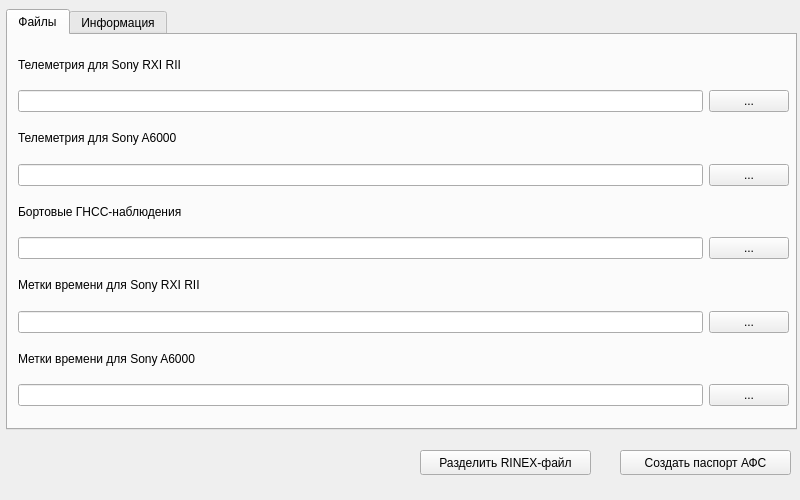
<?xml version="1.0" encoding="UTF-8"?>
<ui version="4.0">
 <class>MainWindow</class>
 <widget class="QMainWindow" name="MainWindow">
  <property name="geometry">
   <rect>
    <x>0</x>
    <y>0</y>
    <width>800</width>
    <height>500</height>
   </rect>
  </property>
  <property name="windowTitle">
   <string>Первичная обработка АФС</string>
  </property>
  <widget class="QWidget" name="centralwidget">
   <widget class="QPushButton" name="createPassportButton">
    <property name="geometry">
     <rect>
      <x>620</x>
      <y>450</y>
      <width>171</width>
      <height>25</height>
     </rect>
    </property>
    <property name="text">
     <string>Создать паспорт АФС</string>
    </property>
   </widget>
   <widget class="QTabWidget" name="tabWidget">
    <property name="geometry">
     <rect>
      <x>6</x>
      <y>9</y>
      <width>791</width>
      <height>421</height>
     </rect>
    </property>
    <property name="currentIndex">
     <number>0</number>
    </property>
    <widget class="QWidget" name="tab">
     <attribute name="title">
      <string>Файлы</string>
     </attribute>
     <widget class="QWidget" name="verticalLayoutWidget_3">
      <property name="geometry">
       <rect>
        <x>10</x>
        <y>10</y>
        <width>771</width>
        <height>361</height>
       </rect>
      </property>
      <layout class="QVBoxLayout" name="verticalLayout_3">
       <item>
        <layout class="QVBoxLayout" name="verticalLayout">
         <item>
          <widget class="QLabel" name="label">
           <property name="text">
            <string>Телеметрия для Sony RXI RII</string>
           </property>
          </widget>
         </item>
         <item>
          <layout class="QHBoxLayout" name="horizontalLayout">
           <item>
            <widget class="QLineEdit" name="rxTelemetryFilename"/>
           </item>
           <item>
            <widget class="QPushButton" name="rxTelemetryBrowse">
             <property name="text">
              <string>...</string>
             </property>
            </widget>
           </item>
          </layout>
         </item>
        </layout>
       </item>
       <item>
        <layout class="QVBoxLayout" name="verticalLayout_2">
         <item>
          <widget class="QLabel" name="label_2">
           <property name="text">
            <string>Телеметрия для Sony A6000</string>
           </property>
          </widget>
         </item>
         <item>
          <layout class="QHBoxLayout" name="horizontalLayout_2">
           <item>
            <widget class="QLineEdit" name="a6000TelemetryFilename"/>
           </item>
           <item>
            <widget class="QPushButton" name="a6000TelemetryBrowse">
             <property name="text">
              <string>...</string>
             </property>
            </widget>
           </item>
          </layout>
         </item>
        </layout>
       </item>
       <item>
        <layout class="QVBoxLayout" name="verticalLayout_4">
         <item>
          <widget class="QLabel" name="label_3">
           <property name="text">
            <string>Бортовые ГНСС-наблюдения</string>
           </property>
          </widget>
         </item>
         <item>
          <layout class="QHBoxLayout" name="horizontalLayout_3">
           <item>
            <widget class="QLineEdit" name="rinexFilename"/>
           </item>
           <item>
            <widget class="QPushButton" name="rinexBrowse">
             <property name="text">
              <string>...</string>
             </property>
            </widget>
           </item>
          </layout>
         </item>
        </layout>
       </item>
       <item>
        <layout class="QVBoxLayout" name="verticalLayout_5">
         <item>
          <widget class="QLabel" name="label_4">
           <property name="text">
            <string>Метки времени для Sony RXI RII</string>
           </property>
          </widget>
         </item>
         <item>
          <layout class="QHBoxLayout" name="horizontalLayout_4">
           <item>
            <widget class="QLineEdit" name="rxMarksFilename"/>
           </item>
           <item>
            <widget class="QPushButton" name="rxMarksBrowse">
             <property name="text">
              <string>...</string>
             </property>
            </widget>
           </item>
          </layout>
         </item>
        </layout>
       </item>
       <item>
        <layout class="QVBoxLayout" name="verticalLayout_6">
         <item>
          <widget class="QLabel" name="label_5">
           <property name="text">
            <string>Метки времени для Sony A6000</string>
           </property>
          </widget>
         </item>
         <item>
          <layout class="QHBoxLayout" name="horizontalLayout_5">
           <item>
            <widget class="QLineEdit" name="a6000MarksFilename"/>
           </item>
           <item>
            <widget class="QPushButton" name="a6000MarksBrowse">
             <property name="text">
              <string>...</string>
             </property>
            </widget>
           </item>
          </layout>
         </item>
        </layout>
       </item>
      </layout>
     </widget>
    </widget>
    <widget class="QWidget" name="tab_2">
     <attribute name="title">
      <string>Информация</string>
     </attribute>
     <widget class="QScrollArea" name="scrollArea">
      <property name="geometry">
       <rect>
        <x>0</x>
        <y>0</y>
        <width>781</width>
        <height>391</height>
       </rect>
      </property>
      <property name="widgetResizable">
       <bool>true</bool>
      </property>
      <widget class="QWidget" name="scrollAreaWidgetContents">
       <property name="geometry">
        <rect>
         <x>0</x>
         <y>0</y>
         <width>779</width>
         <height>389</height>
        </rect>
       </property>
       <widget class="QWidget" name="horizontalLayoutWidget">
        <property name="geometry">
         <rect>
          <x>10</x>
          <y>10</y>
          <width>761</width>
          <height>374</height>
         </rect>
        </property>
        <layout class="QHBoxLayout" name="horizontalLayout_6">
         <item>
          <layout class="QVBoxLayout" name="verticalLayout_8">
           <item>
            <layout class="QVBoxLayout" name="verticalLayout_9">
             <item>
              <widget class="QLabel" name="label_6">
               <property name="text">
                <string>Объект</string>
               </property>
              </widget>
             </item>
             <item>
              <widget class="QLineEdit" name="objectNameLineEdit"/>
             </item>
            </layout>
           </item>
           <item>
            <layout class="QVBoxLayout" name="verticalLayout_13">
             <item>
              <widget class="QLabel" name="label_8">
               <property name="text">
                <string>Заказчик</string>
               </property>
              </widget>
             </item>
             <item>
              <widget class="QLineEdit" name="lineEdit_3"/>
             </item>
            </layout>
           </item>
           <item>
            <layout class="QVBoxLayout" name="verticalLayout_19">
             <item>
              <widget class="QLabel" name="label_16">
               <property name="text">
                <string>Исполнитель АФС (должность)</string>
               </property>
              </widget>
             </item>
             <item>
              <widget class="QLineEdit" name="lineEdit_5"/>
             </item>
            </layout>
           </item>
           <item>
            <layout class="QVBoxLayout" name="verticalLayout_12">
             <item>
              <widget class="QLabel" name="label_10">
               <property name="text">
                <string>Ответственный за технический контроль (должность)</string>
               </property>
              </widget>
             </item>
             <item>
              <widget class="QLineEdit" name="lineEdit_7"/>
             </item>
            </layout>
           </item>
           <item>
            <layout class="QVBoxLayout" name="verticalLayout_11">
             <item>
              <widget class="QLabel" name="label_11">
               <property name="text">
                <string>Фотокамера</string>
               </property>
              </widget>
             </item>
             <item>
              <widget class="QComboBox" name="cameraComboBox"/>
             </item>
            </layout>
           </item>
           <item>
            <layout class="QVBoxLayout" name="verticalLayout_21">
             <item>
              <widget class="QLabel" name="label_18">
               <property name="text">
                <string>TextLabel</string>
               </property>
              </widget>
             </item>
             <item>
              <widget class="QLineEdit" name="lineEdit_9"/>
             </item>
            </layout>
           </item>
           <item>
            <layout class="QVBoxLayout" name="verticalLayout_24">
             <item>
              <widget class="QLabel" name="label_20">
               <property name="text">
                <string>TextLabel</string>
               </property>
              </widget>
             </item>
             <item>
              <widget class="QLineEdit" name="lineEdit_10"/>
             </item>
            </layout>
           </item>
           <item>
            <layout class="QVBoxLayout" name="verticalLayout_10">
             <item>
              <widget class="QLabel" name="label_12">
               <property name="text">
                <string>TextLabel</string>
               </property>
              </widget>
             </item>
             <item>
              <widget class="QLineEdit" name="lineEdit_11"/>
             </item>
            </layout>
           </item>
          </layout>
         </item>
         <item>
          <layout class="QVBoxLayout" name="verticalLayout_7">
           <item>
            <layout class="QVBoxLayout" name="verticalLayout_14">
             <item>
              <widget class="QLabel" name="label_7">
               <property name="text">
                <string>Съёмочный участок</string>
               </property>
              </widget>
             </item>
             <item>
              <widget class="QLineEdit" name="surveySiteLineEdit"/>
             </item>
            </layout>
           </item>
           <item>
            <layout class="QVBoxLayout" name="verticalLayout_18">
             <item>
              <widget class="QLabel" name="label_9">
               <property name="text">
                <string>Договор</string>
               </property>
              </widget>
             </item>
             <item>
              <widget class="QLineEdit" name="lineEdit_4"/>
             </item>
            </layout>
           </item>
           <item>
            <layout class="QVBoxLayout" name="verticalLayout_20">
             <item>
              <widget class="QLabel" name="label_17">
               <property name="text">
                <string>Исполнитель АФС (ФИО)</string>
               </property>
              </widget>
             </item>
             <item>
              <widget class="QLineEdit" name="lineEdit_6"/>
             </item>
            </layout>
           </item>
           <item>
            <layout class="QVBoxLayout" name="verticalLayout_17">
             <item>
              <widget class="QLabel" name="label_13">
               <property name="text">
                <string>Ответственный за технический контроль (ФИО)</string>
               </property>
              </widget>
             </item>
             <item>
              <widget class="QLineEdit" name="lineEdit_8"/>
             </item>
            </layout>
           </item>
           <item>
            <layout class="QVBoxLayout" name="verticalLayout_16">
             <item>
              <widget class="QLabel" name="label_14">
               <property name="text">
                <string>TextLabel</string>
               </property>
              </widget>
             </item>
            </layout>
           </item>
           <item>
            <layout class="QVBoxLayout" name="verticalLayout_23">
             <item>
              <widget class="QLabel" name="label_21">
               <property name="text">
                <string>TextLabel</string>
               </property>
              </widget>
             </item>
            </layout>
           </item>
           <item>
            <layout class="QVBoxLayout" name="verticalLayout_22">
             <item>
              <widget class="QLabel" name="label_19">
               <property name="text">
                <string>TextLabel</string>
               </property>
              </widget>
             </item>
            </layout>
           </item>
           <item>
            <layout class="QVBoxLayout" name="verticalLayout_15">
             <item>
              <widget class="QLabel" name="label_15">
               <property name="text">
                <string>TextLabel</string>
               </property>
              </widget>
             </item>
            </layout>
           </item>
          </layout>
         </item>
        </layout>
       </widget>
      </widget>
     </widget>
    </widget>
   </widget>
   <widget class="QPushButton" name="splitRinexButton">
    <property name="geometry">
     <rect>
      <x>420</x>
      <y>450</y>
      <width>171</width>
      <height>25</height>
     </rect>
    </property>
    <property name="text">
     <string>Разделить RINEX-файл</string>
    </property>
   </widget>
  </widget>
 </widget>
 <resources/>
 <connections/>
</ui>
